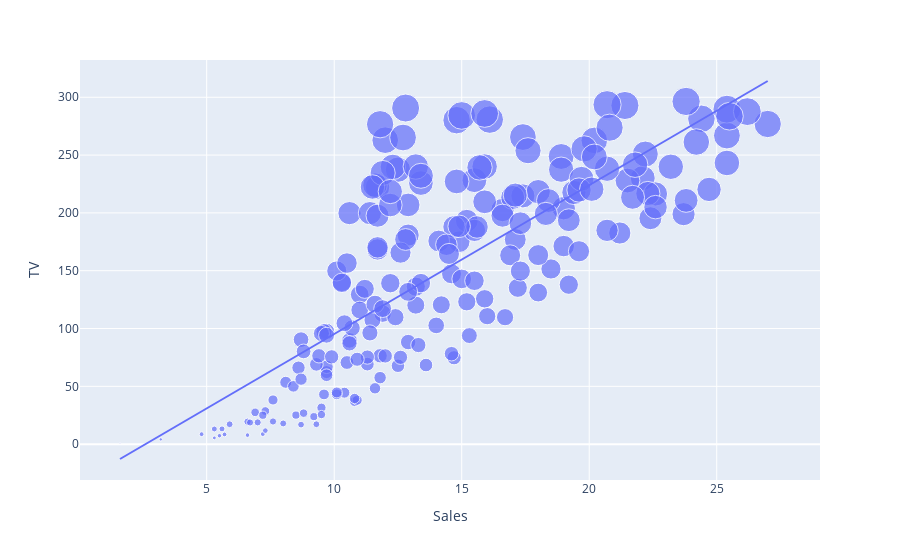

Notebook code cell kept with this figure:
### Code cell
import plotly.express as px
import plotly.graph_objects as go
figure = px.scatter(data_frame = sales_data, x="Sales", y="TV", size="TV", trendline="ols")
figure.show()

### Figure 1 — Plotly figure (JSON) as saved in the notebook; plotly's stock layout.template omitted (floating-point values rounded to 4 significant figures; data arrays with more than 128 entries replaced by an {"elided": "..."} marker saying what was removed)
{"data": [{"hovertemplate": "Sales=%{x}<br>TV=%{marker.size}<extra></extra>", "legendgroup": "", "marker": {"color": "#636efa", "size": {"elided": "200 float values"}, "sizemode": "area", "sizeref": 0.741, "symbol": "circle"}, "mode": "markers", "name": "", "orientation": "v", "showlegend": false, "type": "scatter", "x": {"elided": "200 float values"}, "xaxis": "x", "y": {"elided": "200 float values"}, "yaxis": "y"}, {"hovertemplate": "<b>OLS trendline</b><br>TV = 12.8717 * Sales + -33.4502<br>R<sup>2</sup>=0.611875<br><br>Sales=%{x}<br>TV=%{y} <b>(trend)</b><extra></extra>", "legendgroup": "", "marker": {"color": "#636efa", "symbol": "circle"}, "mode": "lines", "name": "", "showlegend": false, "type": "scatter", "x": {"elided": "200 float values"}, "xaxis": "x", "y": {"elided": "200 float values"}, "yaxis": "y"}], "layout": {"autosize": true, "legend": {"itemsizing": "constant", "tracegroupgap": 0}, "margin": {"t": 60}, "xaxis": {"anchor": "y", "autorange": true, "domain": [0, 1], "range": [0.06579, 28.91], "title": {"text": "Sales"}, "type": "linear"}, "yaxis": {"anchor": "x", "autorange": true, "domain": [0, 1], "range": [-31.53, 341.9], "title": {"text": "TV"}, "type": "linear"}}}
